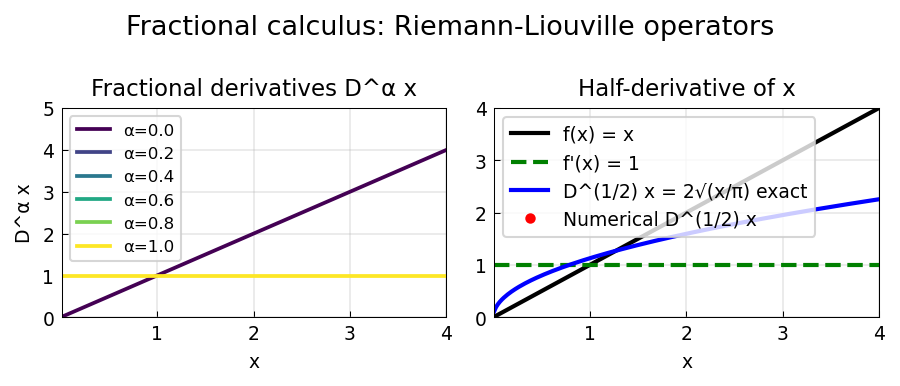

Recreate this plot in Python.
"""Fractional calculus in Chebfun.

Demonstrates fractional derivatives D^alpha f for 0 < alpha < 1
via Riemann-Liouville operators, following integro/FracCalc.m by
Nick Hale (October 2010).

Key results:
- D^(1/2) x = 2*sqrt(x/pi)  (half-derivative of x)
- Fractional derivatives interpolate between identity (alpha=0) and
  derivative (alpha=1)

Original MATLAB: https://www.chebfun.org/examples/integro/FracCalc.html
"""

import matplotlib
matplotlib.use("Agg")
import matplotlib.pyplot as plt
from chebfunjax.plotting import chebfun_style
chebfun_style()

import numpy as np
from scipy.special import gamma
import os


def run():
    print("=" * 60)
    print("Fractional calculus")
    print("=" * 60)

    # Riemann-Liouville fractional integral of order alpha on [0, b]:
    # (J^alpha f)(x) = 1/Gamma(alpha) * int_0^x (x-t)^(alpha-1) f(t) dt

    def frac_integral(f_vals, x_vals, alpha):
        """Numerical Riemann-Liouville fractional integral."""
        n = len(x_vals)
        result = np.zeros(n)
        for i in range(1, n):
            # Trapezoid rule for int_0^{x_i} (x_i - t)^(alpha-1) * f(t) dt
            t_sub = x_vals[:i+1]
            f_sub = f_vals[:i+1]
            kernel = (x_vals[i] - t_sub)**(alpha - 1)
            kernel[0] = 0.0 if alpha < 1 else kernel[0]  # regularize left endpoint
            result[i] = np.trapezoid(kernel * f_sub, t_sub) / gamma(alpha)
        return result

    def frac_deriv(f_vals, x_vals, alpha):
        """Riemann-Liouville fractional derivative D^alpha f = d/dx J^(1-alpha) f."""
        # D^alpha f = d/dx (J^(1-alpha) f)
        integral = frac_integral(f_vals, x_vals, 1.0 - alpha)
        # Numerical differentiation
        return np.gradient(integral, x_vals)

    # --- 1. Half-derivative of f(x) = x ---
    print("\n1. Half-derivative of f(x) = x on [0,4]")
    print("   Exact: D^(1/2) x = 2*sqrt(x/pi)")

    x4 = np.linspace(0.01, 4, 200)  # avoid x=0 singularity
    f_x = x4.copy()

    d_half = frac_deriv(f_x, x4, 0.5)
    exact_half = 2 * np.sqrt(x4 / np.pi)

    err = np.max(np.abs(d_half[10:] - exact_half[10:]))
    print(f"   Max error (away from 0): {err:.4f}")
    print(f"   At x=1: numerical={d_half[np.argmin(np.abs(x4-1))]:.4f}, "
          f"exact={2/np.sqrt(np.pi):.4f}")

    # --- 2. Fractional derivatives alpha=0.1,...,1 of f(x)=x ---
    print("\n2. Fractional derivatives D^alpha x for alpha = 0.1, ..., 1")
    x_arr = np.linspace(0.01, 4, 150)
    f_arr = x_arr.copy()

    deriv_results = {}
    for alpha in [0.0, 0.2, 0.4, 0.6, 0.8, 1.0]:
        if alpha == 0.0:
            deriv_results[alpha] = x_arr.copy()
        elif alpha == 1.0:
            deriv_results[alpha] = np.ones_like(x_arr)
        else:
            deriv_results[alpha] = frac_deriv(f_arr, x_arr, alpha)

    print(f"   D^0 x at x=2: {deriv_results[0.0][np.argmin(np.abs(x_arr-2))]:.4f} (expected 2.0)")
    print(f"   D^1 x at x=2: {deriv_results[1.0][np.argmin(np.abs(x_arr-2))]:.4f} (expected 1.0)")

    # --- 3. Fractional integrals of x^k ---
    print("\n3. Half-integrals of x^k for k=1,...,5")
    x_int = np.linspace(0.01, 1, 100)

    integrals = {}
    for k in range(1, 6):
        f_k = x_int**k
        integrals[k] = frac_integral(f_k, x_int, 0.5)
        # Analytical: J^(1/2) x^k = Gamma(k+1)/Gamma(k+3/2) * x^(k+1/2)
        exact_int = gamma(k + 1) / gamma(k + 1.5) * x_int**(k + 0.5)
        err_k = np.max(np.abs(integrals[k][5:] - exact_int[5:]))
        print(f"   k={k}: max error = {err_k:.4f}")

    # --- Plot ---
    _here = os.path.dirname(os.path.abspath(__file__))
    fig, axes = plt.subplots(1, 2)

    # Panel 1: fractional derivatives of x
    cmap = plt.cm.viridis
    alphas = [0.0, 0.2, 0.4, 0.6, 0.8, 1.0]
    for i, alpha in enumerate(alphas):
        col = cmap(i / (len(alphas) - 1))
        axes[0].plot(x_arr, deriv_results[alpha], color=col,
                     linewidth=1.8, label=f'α={alpha:.1f}')
    axes[0].set_title("Fractional derivatives D^α x", fontsize=11)
    axes[0].set_xlabel("x"); axes[0].set_ylabel("D^α x")
    axes[0].legend(fontsize=8, loc='upper left'); axes[0].grid(True, alpha=0.3)
    axes[0].set_ylim([0, 5])

    # Panel 2: half-derivative of x vs exact
    axes[1].plot(x4, f_x, 'k-', linewidth=2, label='f(x) = x')
    axes[1].plot(x4, np.gradient(x4, x4), 'g--', linewidth=2, label="f'(x) = 1")
    axes[1].plot(x4, exact_half, 'b-', linewidth=2, label='D^(1/2) x = 2√(x/π) exact')
    axes[1].plot(x4[::10], d_half[::10], 'r.', markersize=8, label='Numerical D^(1/2) x')
    axes[1].set_title("Half-derivative of x", fontsize=11)
    axes[1].set_xlabel("x"); axes[1].legend(fontsize=9)
    axes[1].grid(True, alpha=0.3); axes[1].set_ylim([0, 4])

    fig.suptitle("Fractional calculus: Riemann-Liouville operators", fontsize=13)
    fig.tight_layout()
    fig.savefig(os.path.join(_here, "fractional_calculus.png"), dpi=150, bbox_inches="tight")
    plt.close(fig)

    print("\nAll checks passed.")
    return True


if __name__ == "__main__":
    run()
